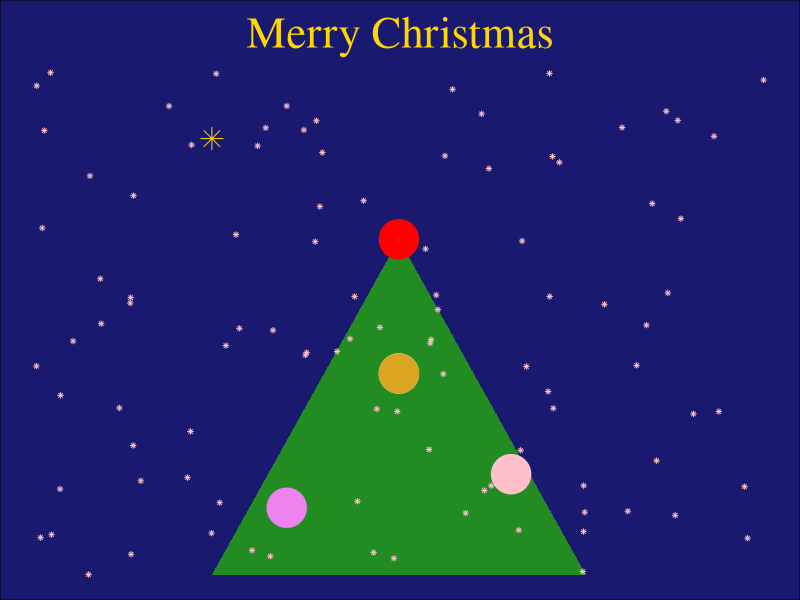

Write the R code that produced this figure.
# load ggplot2
library(ggplot2)

tree_data <- data.frame(
  x_pos = c(
    # left point, right point, middle point
    1.5, 2.5, 2
  ),
  y_pos = c(
    0, 0, 1
  )
)

set.seed(20241225)
n <- 100


snowflakes <- data.frame(
  x = runif(n, 1, 3),
  y = runif(n, 0, 1.5)
)


make_bouble <- function(x_bouble, y_bouble, color_bouble = "red"){
  geom_point(
    data = data.frame(
      x = x_bouble,
      y = y_bouble
    ), 
    aes(x = x, y = y),
    colour = color_bouble,
    size = 13
  )
}

ggplot(tree_data, aes(x = x_pos, y = y_pos)) +
  geom_polygon(fill = "forestgreen") +
  theme_void() +
  theme(
    plot.background = element_rect(
      fill = "midnightblue"
    ), 
    plot.title = element_text(
      colour = "gold",
      size = 32,
      hjust = 0.5,
      vjust = 0,
      family = "serif"
    )
  ) +
  labs(
    title = "Merry Christmas"
  ) +
  # add snowflakes
  geom_point(
    data = snowflakes,
    mapping = aes(x = x, y = y),
    colour = "pink",
    shape = 8,
    size = 1
    ) +
  
  # add bauble
  make_bouble( 2,1) + 
  make_bouble( 2,0.6,"grey98") + 
  make_bouble( 1.7,0.2,"violet") + 
  make_bouble( 2.3,0.3,"pink") + 
  make_bouble( 2, 0.6,"goldenrod") + 
  

  # add star
  geom_point(
    data = data.frame(
      x = 1.5,
      y = 1.3
    ),
    aes(x = x, y = y),
    shape = 8,
    size = 5,
    color = "gold"
  )
